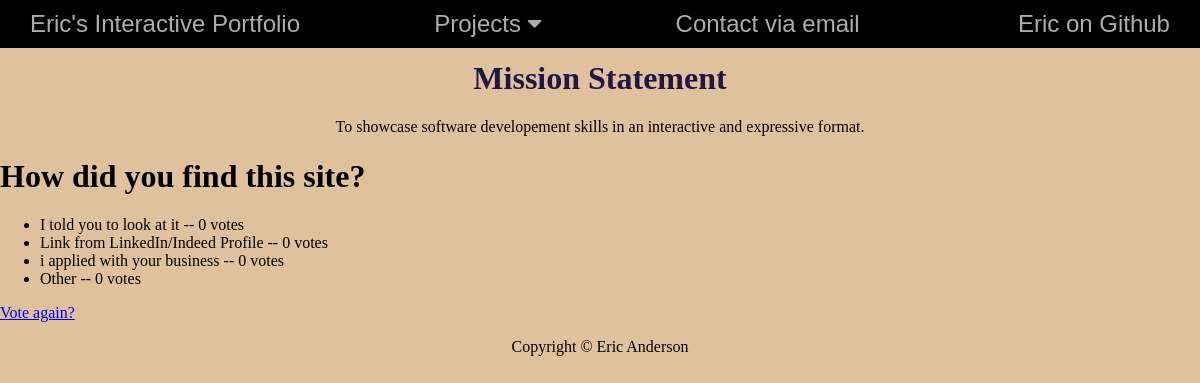
Before: /polls/1/results/ with the older database file.
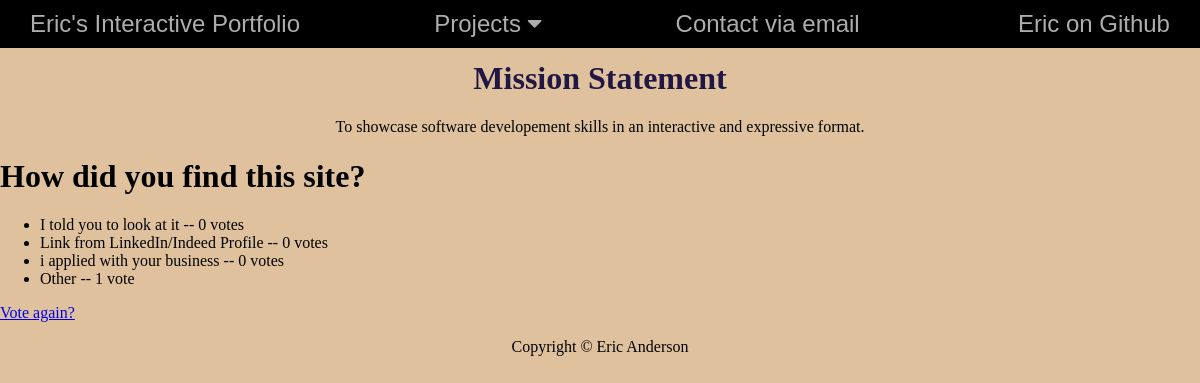
After: the same page with the newer database file.
### polls/models.py (models this page shows)
class Choice(models.Model):
    question = models.ForeignKey(Question, on_delete=models.CASCADE)
    choice_text = models.CharField(max_length=200)
    votes = models.IntegerField(default=0)

### polls/views.py (the view)
# urls.py: path('<int:pk>/results/', views.ResultsView.as_view(), name='results'),
class ResultsView(generic.DetailView):
    model = Question
    template_name = 'polls/results.html'

### polls/templates/polls/results.html
{% extends "base.html" %}
{% block content %}
{% include "topbar.html" %}
<div id='poll-results'>
    <h1>{{ question.question_text }}</h1>
    <ul>
    {% for choice in question.choice_set.all %}
        <li>{{ choice.choice_text }} -- {{ choice.votes }} vote{{ choice.votes|pluralize }}</li>
    {% endfor %}
    </ul>
    <a href="{% url 'polls:detail' question.id %}">Vote again?</a>
</div>
{% endblock content %}

Changed rows visible on the page:
changed Choice "Other": votes "0" → "1"
